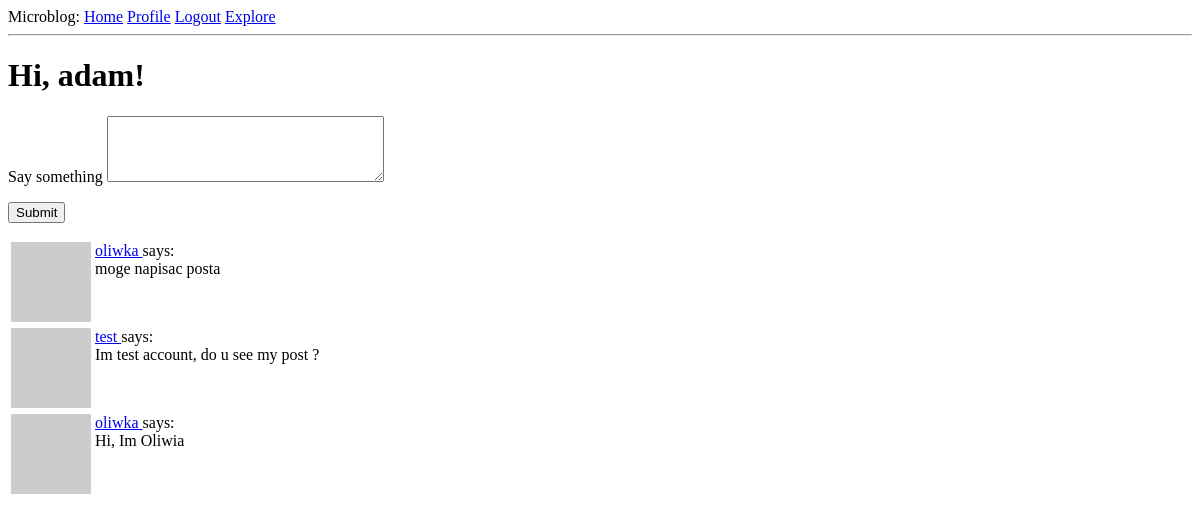
Before: /index (signed in) with the older database file.
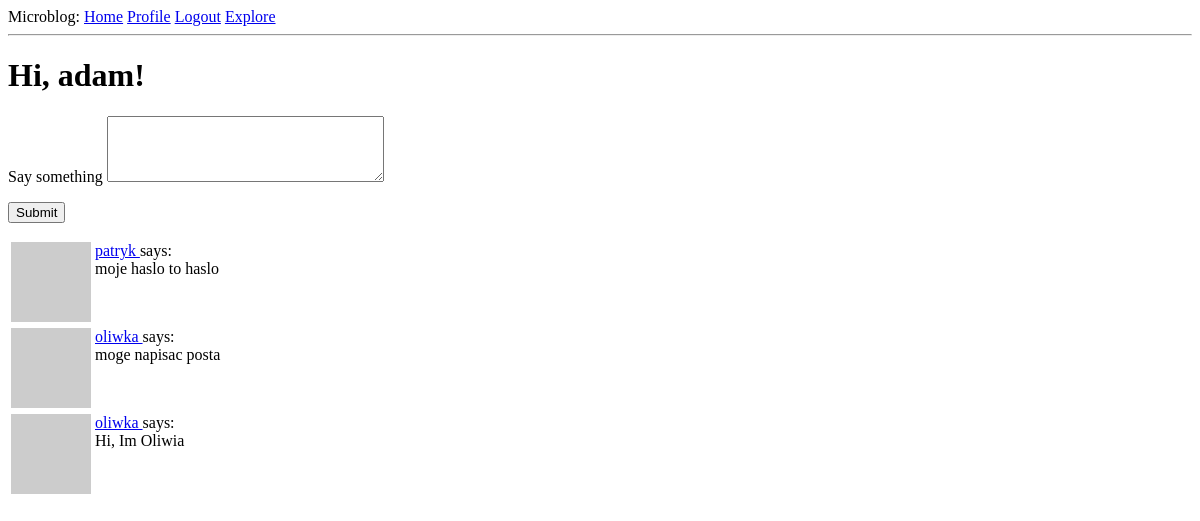
After: the same page with the newer database file.
### app/models.py (models this page shows, shortened)
class Post(db.Model):
    id = db.Column(db.Integer, primary_key=True)
    body = db.Column(db.String(140))
    timestamp = db.Column(db.DateTime, index=True, default=datetime.utcnow)
    user_id = db.Column(db.Integer, db.ForeignKey('user.id'))

class User(db.Model, UserMixin):
    id = db.Column(db.Integer, primary_key=True)
    username = db.Column(db.String(64), index=True, unique=True)
    email = db.Column(db.String(120), index=True, unique=True)
    password_hash = db.Column(db.String(128))
    posts = db.relationship('Post', backref='author', lazy='dynamic')
    about_me = db.Column(db.String(140))
    last_seen = db.Column(db.DateTime, default=datetime.utcnow)
    followed = db.relationship(
        'User', secondary=followers,
        primaryjoin=(followers.c.follower_id == id),
        secondaryjoin=(followers.c.followed_id == id),
        backref=db.backref('followers', lazy='dynamic'), lazy='dynamic') # user1.follow(user2) -->  user2.followers()
    def avatar(self, size):
        digest = md5(self.email.lower().encode('utf-8')).hexdigest()
        return 'https://www.gravatar.com/avatar/{}?d=identicon&s={}'.format(digest, size)
    def followed_posts(self):
        followed = Post.query.join(
            followers, (followers.c.followed_id == Post.user_id)).filter(
                followers.c.follower_id == self.id)
        own = Post.query.filter_by(user_id=self.id)
        return followed.union(own).order_by(Post.timestamp.desc())

### app/routes.py (the view)
@app.route('/', methods=['GET', 'POST'])
@app.route('/index', methods=['GET', 'POST'])
@login_required
def index():
    form = PostForm()
    if form.validate_on_submit():
        post = Post(body=form.post.data, author=current_user)
        db.session.add(post)
        db.session.commit()
        flash('Your post is now live!')
        return redirect(url_for('index'))
    page = request.args.get('page', 1, type=int)
    posts = current_user.followed_posts().paginate(
        page, app.config['POSTS_PER_PAGE'], False
    )
    return render_template('index.html', title='Home', posts=posts.items, form=form)

### app/forms.py
class PostForm(FlaskForm):
    post = TextAreaField('Say something', validators=[
        DataRequired(),
        Length(min=1, max=140)
    ])
    submit = SubmitField('Submit')

### app/models.py (called while the page is built)
@login.user_loader  # callback for current_user
def load_user(id):
    return User.query.get(int(id))  # puts the user in db session, gets it by primary key

### app/routes.py (called while the page is built)
@app.before_request
def before_request():
    if current_user.is_authenticated:
        current_user.last_seen = datetime.utcnow()
        db.session.commit()

### app/Templates/index.html (shortened to what this page needs)
{% extends "base.html" %}
{% block content %}
    <h1>Hi, {{ current_user.username }}!</h1>
    {% if form %}
    <form action="" method="post">
        <p>
            {{ form.post.label }}
            {{ form.post(cols=32, rows=4) }}<br>
        </p>
        <p>{{ form.submit() }}</p>
    </form>
    {% endif %}
    {% for post in posts %}
        {% include '_post.html' %}
    {% endfor %}
{% endblock %}

### app/Templates/_post.html (shortened to what this page needs)
<table>
    <tr valign="top">
        <td><img src="{{ post.author.avatar(36) }}"></td>
        <td>
            <a href="{{ url_for('user', username=post.author.username) }}">
                {{ post.author.username }}
            </a>
             says: <br>{{ post.body }}
        </td>
    </tr>
</table>

Changed rows visible on the page:
no longer on this page (row unchanged): Post: author.username "test", body "Im test account, do u see my post ?"
added Post: author.username "patryk", body "moje haslo to haslo"
